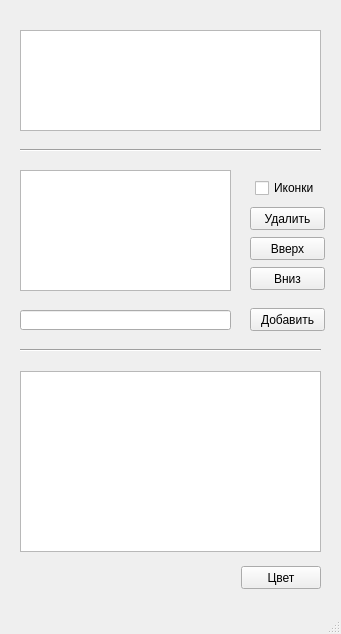
<?xml version="1.0" encoding="UTF-8"?>
<ui version="4.0">
 <class>MainWindow</class>
 <widget class="QMainWindow" name="MainWindow">
  <property name="geometry">
   <rect>
    <x>0</x>
    <y>0</y>
    <width>341</width>
    <height>634</height>
   </rect>
  </property>
  <property name="windowTitle">
   <string>MainWindow</string>
  </property>
  <widget class="QWidget" name="centralwidget">
   <widget class="QPlainTextEdit" name="plainTextEdit">
    <property name="geometry">
     <rect>
      <x>20</x>
      <y>30</y>
      <width>301</width>
      <height>101</height>
     </rect>
    </property>
   </widget>
   <widget class="Line" name="line">
    <property name="geometry">
     <rect>
      <x>20</x>
      <y>140</y>
      <width>301</width>
      <height>20</height>
     </rect>
    </property>
    <property name="orientation">
     <enum>Qt::Horizontal</enum>
    </property>
   </widget>
   <widget class="QListView" name="listView_icon">
    <property name="geometry">
     <rect>
      <x>20</x>
      <y>170</y>
      <width>211</width>
      <height>121</height>
     </rect>
    </property>
    <property name="viewMode">
     <enum>QListView::ListMode</enum>
    </property>
   </widget>
   <widget class="QCheckBox" name="checkBox">
    <property name="geometry">
     <rect>
      <x>255</x>
      <y>180</y>
      <width>60</width>
      <height>16</height>
     </rect>
    </property>
    <property name="text">
     <string>Иконки</string>
    </property>
   </widget>
   <widget class="QPushButton" name="pushButton">
    <property name="geometry">
     <rect>
      <x>250</x>
      <y>207</y>
      <width>75</width>
      <height>23</height>
     </rect>
    </property>
    <property name="text">
     <string>Удалить</string>
    </property>
   </widget>
   <widget class="QPushButton" name="pushButton_up">
    <property name="geometry">
     <rect>
      <x>250</x>
      <y>237</y>
      <width>75</width>
      <height>23</height>
     </rect>
    </property>
    <property name="text">
     <string>Вверх</string>
    </property>
   </widget>
   <widget class="QPushButton" name="pushButton_down">
    <property name="geometry">
     <rect>
      <x>250</x>
      <y>267</y>
      <width>75</width>
      <height>23</height>
     </rect>
    </property>
    <property name="text">
     <string>Вниз</string>
    </property>
   </widget>
   <widget class="Line" name="line_2">
    <property name="geometry">
     <rect>
      <x>20</x>
      <y>340</y>
      <width>301</width>
      <height>20</height>
     </rect>
    </property>
    <property name="orientation">
     <enum>Qt::Horizontal</enum>
    </property>
   </widget>
   <widget class="QLineEdit" name="lineEdit_add">
    <property name="geometry">
     <rect>
      <x>20</x>
      <y>310</y>
      <width>211</width>
      <height>20</height>
     </rect>
    </property>
   </widget>
   <widget class="QPushButton" name="pushButton_add">
    <property name="geometry">
     <rect>
      <x>250</x>
      <y>308</y>
      <width>75</width>
      <height>23</height>
     </rect>
    </property>
    <property name="text">
     <string>Добавить</string>
    </property>
   </widget>
   <widget class="QTableView" name="tableView">
    <property name="geometry">
     <rect>
      <x>20</x>
      <y>371</y>
      <width>301</width>
      <height>181</height>
     </rect>
    </property>
   </widget>
   <widget class="QPushButton" name="pushButton_color">
    <property name="geometry">
     <rect>
      <x>241</x>
      <y>566</y>
      <width>80</width>
      <height>23</height>
     </rect>
    </property>
    <property name="text">
     <string>Цвет</string>
    </property>
   </widget>
  </widget>
  <widget class="QMenuBar" name="menubar">
   <property name="geometry">
    <rect>
     <x>0</x>
     <y>0</y>
     <width>341</width>
     <height>21</height>
    </rect>
   </property>
  </widget>
  <widget class="QStatusBar" name="statusbar"/>
 </widget>
 <resources/>
 <connections/>
</ui>
